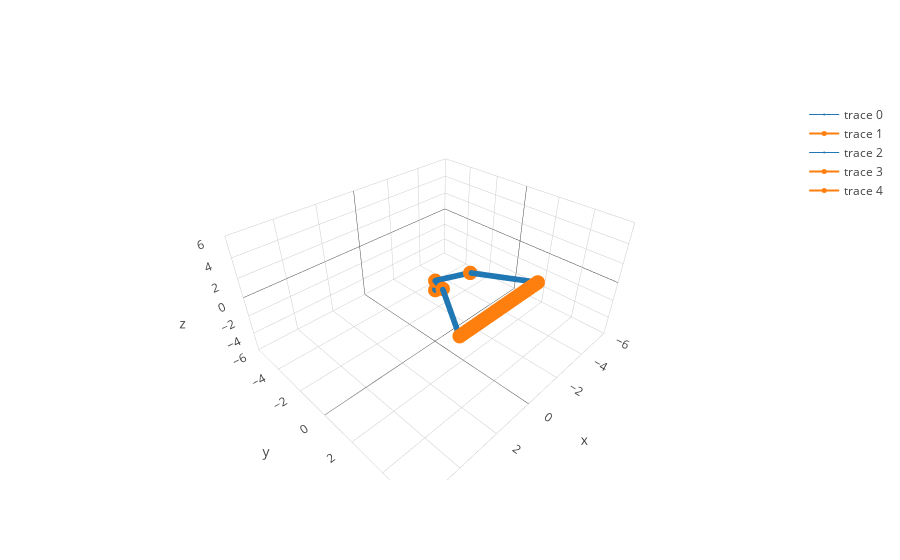

Notebook code for this chart:
### Code cell
pt1 = [-2.29, 3.98, 2]
pt2 = [2.29, 3.98, 2]
    
trajectorymat = trajectory.linetrac(robot1, pt1, pt2)

m = graphics.tracplot(robot1, trajectorymat,1)
m.show()

### Figure 1 — Plotly figure (JSON) as saved in the notebook; plotly's stock layout.template omitted (floating-point values rounded to 4 significant figures; data arrays with more than 128 entries replaced by an {"elided": "..."} marker saying what was removed)
{"data": [{"line": {"color": "#1f77b4", "width": 1}, "marker": {"size": 2}, "type": "scatter3d", "uid": "ee6c2f55-5546-472e-8933-bdc32851fc09", "x": {"elided": "150 float values"}, "y": {"elided": "150 float values"}, "z": {"elided": "150 float values"}}, {"line": {"color": "#ff7f0e", "width": 2}, "marker": {"size": 5}, "type": "scatter3d", "uid": "16b2a4ab-5d71-40a0-84db-ef75954dfb18", "x": [0, 0, -0.7972, -2.29], "y": [0, 0, 1.386, 3.98], "z": [0, 1, 2.202, 2]}, {"line": {"color": "#1f77b4", "width": 1}, "marker": {"size": 2}, "type": "scatter3d", "uid": "98fa1386-1c6f-4300-958e-049f150815be", "x": {"elided": "150 float values"}, "y": {"elided": "150 float values"}, "z": {"elided": "150 float values"}}, {"line": {"color": "#ff7f0e", "width": 2}, "marker": {"size": 5}, "type": "scatter3d", "uid": "a20f5ad7-c7bc-4949-abd9-a5a43b3c58a6", "x": [0, 0, 0.7972, 2.29], "y": [0, 0, 1.386, 3.98], "z": [0, 1, 2.202, 2]}, {"line": {"color": "#ff7f0e", "width": 2}, "marker": {"size": 5}, "type": "scatter3d", "uid": "e7152205-783f-4530-b30c-e40cf3fff7b5", "x": [-2.29, -2.197, -2.103, -2.01, -1.916, -1.823, -1.729, -1.636, -1.542, -1.449, -1.355, -1.262, -1.168, -1.075, -0.9814, -0.888, -0.7945, -0.701, -0.6076, -0.5141, -0.4206, -0.3271, -0.2337, -0.1402, -0.04673, 0.04673, 0.1402, 0.2337, 0.3271, 0.4206, 0.5141, 0.6076, 0.701, 0.7945, 0.888, 0.9814, 1.075, 1.168, 1.262, 1.355, 1.449, 1.542, 1.636, 1.729, 1.823, 1.916, 2.01, 2.103, 2.197, 2.29], "y": [3.98, 3.98, 3.98, 3.98, 3.98, 3.98, 3.98, 3.98, 3.98, 3.98, 3.98, 3.98, 3.98, 3.98, 3.98, 3.98, 3.98, 3.98, 3.98, 3.98, 3.98, 3.98, 3.98, 3.98, 3.98, 3.98, 3.98, 3.98, 3.98, 3.98, 3.98, 3.98, 3.98, 3.98, 3.98, 3.98, 3.98, 3.98, 3.98, 3.98, 3.98, 3.98, 3.98, 3.98, 3.98, 3.98, 3.98, 3.98, 3.98, 3.98], "z": [2, 2.0, 2, 2.0, 2.0, 2.0, 2.0, 2, 2.0, 2, 2.0, 2.0, 2.0, 2.0, 2, 2, 2, 2.0, 2, 2.0, 2.0, 2.0, 2.0, 2.0, 2.0, 2.0, 2.0, 2.0, 2.0, 2.0, 2.0, 2, 2.0, 2, 2, 2, 2.0, 2.0, 2.0, 2.0, 2, 2.0, 2, 2.0, 2.0, 2.0, 2.0, 2, 2.0, 2]}], "layout": {"scene": {"xaxis": {"range": [-6, 6]}, "yaxis": {"range": [-6, 6]}, "zaxis": {"range": [-6, 6]}}}}
